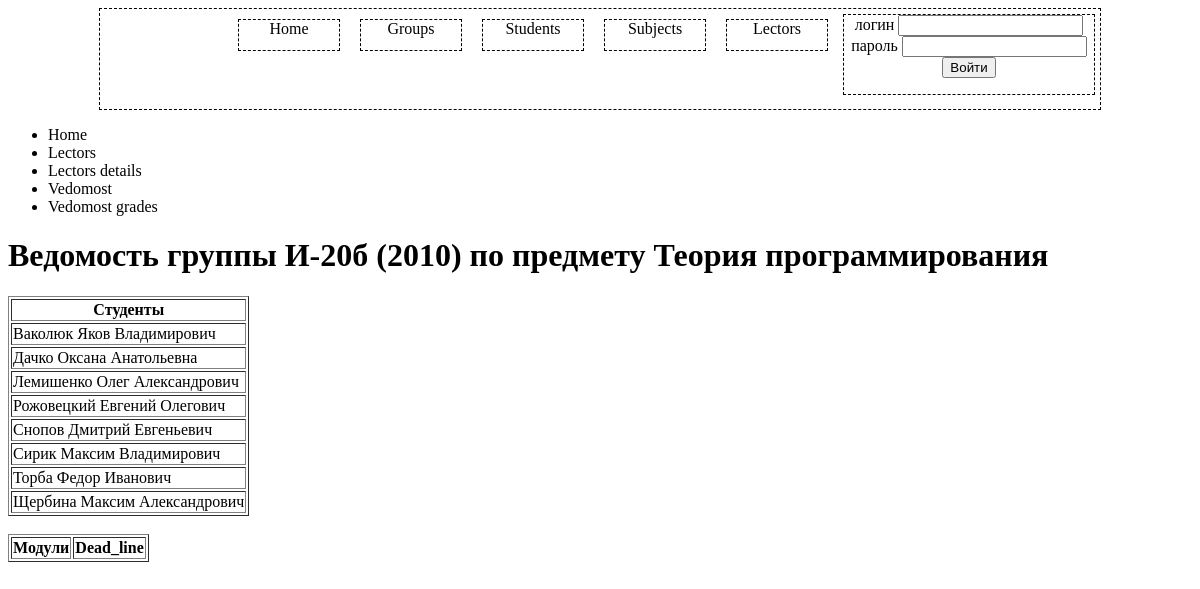
The page /vedomost_grades.php?groupId=1&subjectId=1 on the database as committed earlier.
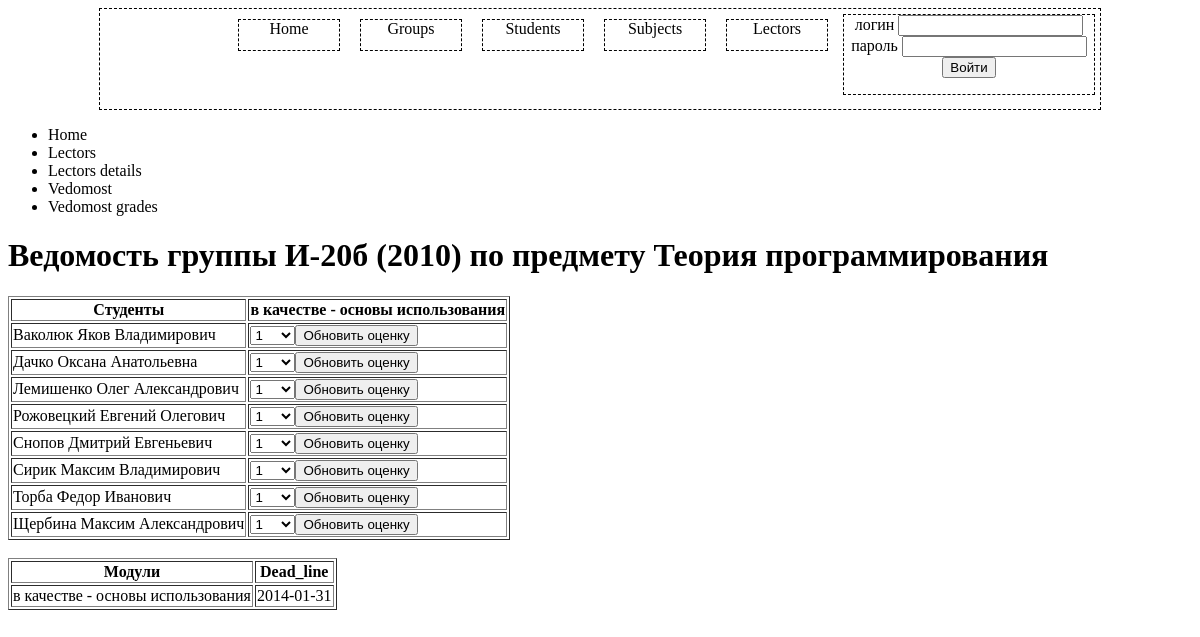
The same page on the database as committed later.
### tables this page shows
CREATE TABLE IF NOT EXISTS `students` (
  `student_id` int(10) NOT NULL AUTO_INCREMENT,
  `student_name` text,
  `student_notes` text,
  `student_email` text,
  `parent_email` text NOT NULL,
  `group_id` int(10) DEFAULT NULL,
  `role` int(11) NOT NULL,
  `pwd` int(11) NOT NULL,
  PRIMARY KEY (`student_id`),
  KEY `students_fk1` (`group_id`)
);

CREATE TABLE IF NOT EXISTS `modules` (
  `module_id` int(10) NOT NULL AUTO_INCREMENT,
  `module_name` text,
  `subject_id` int(10) DEFAULT NULL,
  PRIMARY KEY (`module_id`),
  KEY `modules_fk1` (`subject_id`)
);

CREATE TABLE IF NOT EXISTS `groups_modules` (
  `group_module_id` int(10) NOT NULL AUTO_INCREMENT,
  `group_id` int(10) DEFAULT NULL,
  `module_id` int(10) DEFAULT NULL,
  `dead_line` date DEFAULT NULL,
  PRIMARY KEY (`group_module_id`),
  KEY `groups_modules_fk1` (`group_id`),
  KEY `groups_modules_fk2` (`module_id`)
);

### vedomost_grades.php (the view, shortened to what this page needs)
<?php
include('index.php');
echo "<ul id=\"breadcrumbs\">
        <li><a href=\"index.php\">Home</a></li>
        <li><a href=\"list.php?info=lectors\">Lectors</a></li>
		<li><a href=\"lectors_details.php?lectorId=".$_GET['lectorId']."\">Lectors details</a></li>
		<li><a href=\"vedomost.php?groupId=".$_GET['groupId']."&subjectId=".$_GET['subjectId']."\">Vedomost</a></li>
		<li><a href=\"vedomost_grades.php?groupId=".$_GET['groupId']."&subjectId=".$_GET['subjectId']."\">Vedomost grades</a></li>
    </ul>";
$groupId=$_GET['groupId'];
$subjectId=$_GET['subjectId'];
$queryGroup = "Select * from groups where group_id=".$groupId ;
$result=mysql_query($queryGroup );
$rowGroup = mysql_fetch_array($result);
$querySubject = "Select * from subjects where subject_id=".$subjectId ;
$result=mysql_query($querySubject );
$rowSubject = mysql_fetch_array($result);
echo "<h1> Ведомость группы ". $rowGroup['group_name']. " по предмету " .  $rowSubject['subject_title'] ."</h1>";
$queryStudent = "Select * from students where group_id=".$groupId;
$resultStudent = $result=mysql_query($queryStudent );
$queryModule = "Select * from modules where subject_id=".$subjectId;
$resultModule = $result=mysql_query($queryModule ) ;
$queryModuled = "Select * from modules where subject_id=".$subjectId;
$queryDead = "Select * from groups_modules join modules on groups_modules.module_id = modules.module_id where group_id=".$groupId;
$resultDead =mysql_query($queryDead );
echo "<table border =1>";
echo"<tr>";
echo "<th>Cтуденты</th>";
while($rowModule = mysql_fetch_array($resultModule))
{
    echo "<th>".$rowModule['module_name']."</th>";
}
echo"</tr>";
	while($rowStudent = mysql_fetch_array($resultStudent))
		{
			echo "<tr>";
			echo "<td>".$rowStudent['student_name']."</td>";
				$resultModuled =mysql_query($queryModuled );
				while($rowModuled = mysql_fetch_array($resultModuled))
				{
					echo "<form action='vedomost_grades.php' method='POST'><td><select name='Grade'>";
					echo  "<option value='" . "1" . "'>". '1'."</option>";
					 echo "</select>";
					 echo  "<input type='submit' value='Обновить оценку'>";
					 echo "</td>";
					  echo "</form>";
				}
				echo "</tr>";
		}
$queryModule = "Select * from modules where subject_id=".$subjectId;
$resultModule = $result=mysql_query($queryModule ) ;
echo "</table>";
echo "<table border =1>";
echo"<tr>";
echo "<th>Модули</th>";
echo "<th>Dead_line</th>";
echo "</tr>";
while($rowModule = mysql_fetch_array($resultModule)){
    $rowDead = mysql_fetch_array($resultDead);
    echo "<td>".$rowModule['module_name']."</td>";
	echo "<td>".$rowDead['dead_line']."</td>";
}
echo "</table>";
?>

Rows that differ between the two databases and show on the page:
added modules: module_name "в качестве - основы использования", groups_modules.dead_line "2014-01-31"
